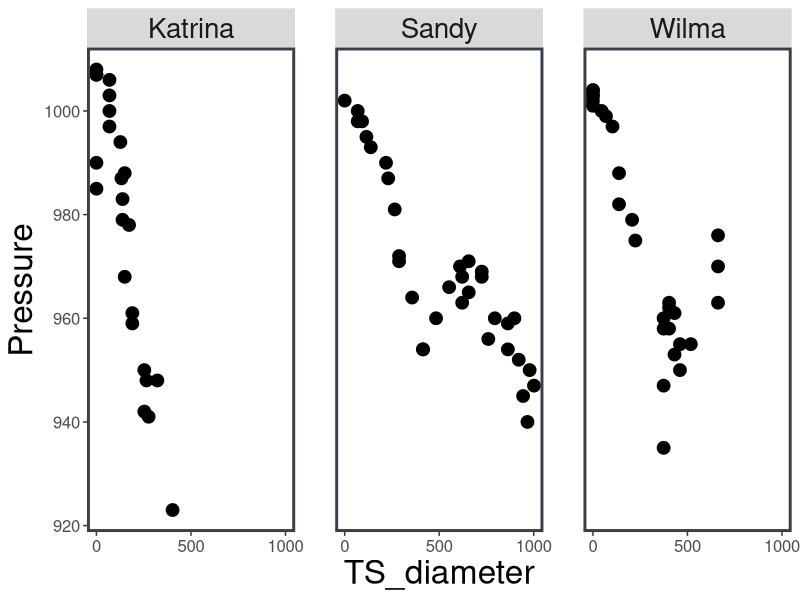
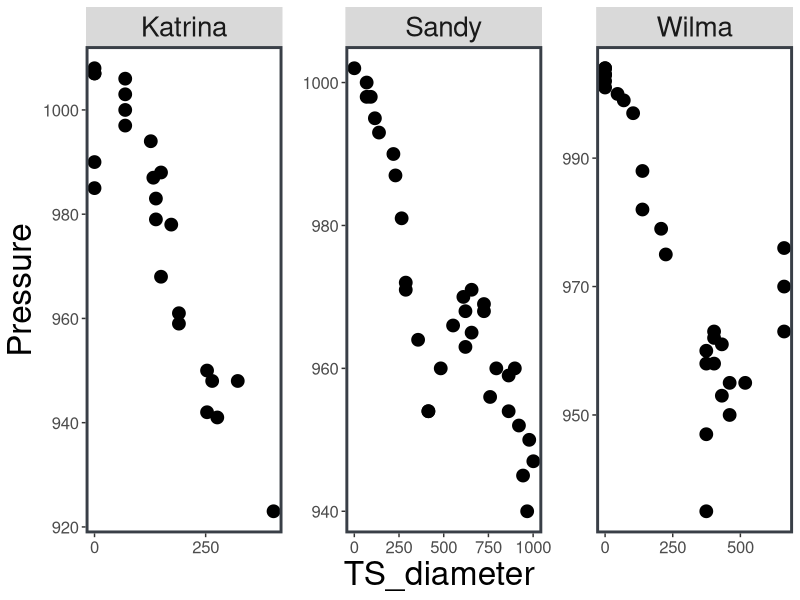
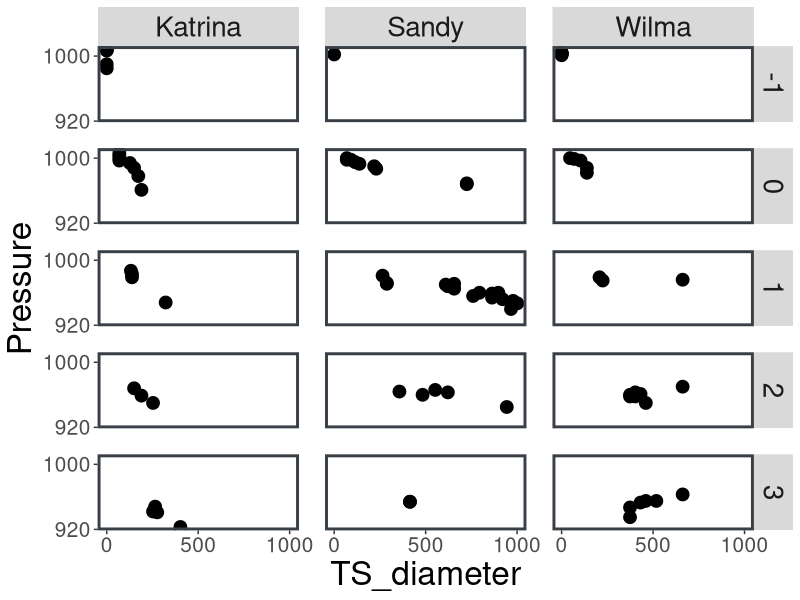

Reproduce these figures in R, in order.
## ---- chunk 1
knitr::opts_chunk$set(echo = TRUE)
## ---- chunk 2
# 1) Set up the themes used in these videos:
library(tidyverse)
library(ggplot2)

theme1 <-  theme(plot.margin = margin(6, 6, 6, 6, "pt"),
        panel.grid.major = element_blank(), 
        panel.grid.minor = element_blank(), 
        panel.background = element_blank(), 
        panel.border = element_rect(colour = "#393f47", 
                       fill = NA, size = 2),
        axis.text = element_text(size = 12),
        axis.title.x = element_text(size = 24),
        axis.title.y = element_text(size = 24),
        plot.title = element_text(face = "bold", size = 30),
        strip.text = element_text(size = 20),
        panel.spacing = unit(2, "lines"))
ourTheme1 <- list(theme1, scale_color_manual(values = 
    c('#393f47', '#b31b1b', '#fbb040', '#92b2c4')),
    scale_x_continuous(breaks = c(0, 500, 1000), 
    labels = c(0, 500, 1000)))

theme2 <-  theme(plot.margin = margin(5, 5, 5, 5, "pt"),
        panel.grid.major = element_blank(), 
        panel.grid.minor = element_blank(), 
        panel.background = element_blank(), 
        panel.border = element_rect(colour = "#393f47", fill = NA, size = 2),
        axis.text = element_text(size = 12),
        axis.title.x = element_text(size = 24),
        axis.title.y = element_text(size = 24),
        plot.title = element_text(face = "bold", size = 30),
        strip.text = element_text(size = 20),
        panel.spacing = unit(1, "lines"))
ourTheme2 <- list(theme2, scale_color_manual(values = 
        c('#393f47', '#b31b1b', '#fbb040', '#92b2c4')),
        scale_x_continuous(breaks = c(0, 250, 500, 750, 1000),
        labels = c(0, 250, 500, 750, 1000)))

theme3 <-  theme(plot.margin = margin(5, 5, 5, 5, "pt"),
        panel.grid.major = element_blank(), 
        panel.grid.minor = element_blank(), 
        panel.background = element_blank(), 
        panel.border = element_rect(colour = "#393f47", fill = NA, size = 2),
        axis.text = element_text(size = 15),
        axis.title.x = element_text(size = 24),
        axis.title.y = element_text(size = 24),
        plot.title = element_text(face = "bold", size = 30),
        strip.text = element_text(size = 20),
        panel.spacing = unit(1.3, "lines"))
ourTheme3 <- list(theme3, scale_color_manual(values = 
                 c('#393f47', '#b31b1b', '#fbb040', '#92b2c4')),
                 scale_x_continuous(breaks = c(0, 500, 1000),
                                labels = c(0, 500, 1000)),
                 scale_y_continuous(breaks = c(920, 1000), 
                                 labels = c(920, 1000)))

# 2) Load data from the National Oceanic and Atmospheric 
# Administration's Atlantic hurricane
# database and convert variables to factors where necessary:
library(tidyverse)

# read in the storm data:
storms <- read.csv("storms.csv")

# set the storm category to be a factor:
storms$Category <- factor(storms$Category, levels = -1:5) 

# set the measurement date/time to be a factor:
storms$Date <- factor(storms$Date, levels = unique(storms$Date)) 

# look at the storm data:
view(storms)

# 3) Filter the data to only use observations for Hurricane Sandy:
sandy <- storms %>% filter(Name == "Sandy")

# 4) Create a data set with observations only for 
#    Hurricanes Katrina, Sandy, and Wilma:
sampleStorms <- storms %>%

  filter(Name %in% c("Katrina", "Sandy", "Wilma"))
## ---- chunk 3
ggplot(data = sampleStorms, aes(x = TS_diameter, y = Pressure)) + 
        geom_point(size = 4) + 
        facet_wrap(~ Name) + 
        ourTheme1
## ---- chunk 4
ggplot(data = sampleStorms, aes(x = TS_diameter, y = Pressure)) + 
        geom_point(size = 4) + 
        facet_wrap(~ Name, scales = "free") + 
        ourTheme2
## ---- chunk 5
ggplot(data = sampleStorms, aes(x = TS_diameter, y = Pressure)) + 
        geom_point(size = 4) + 
        facet_grid(Category ~ Name) + 
        ourTheme3
